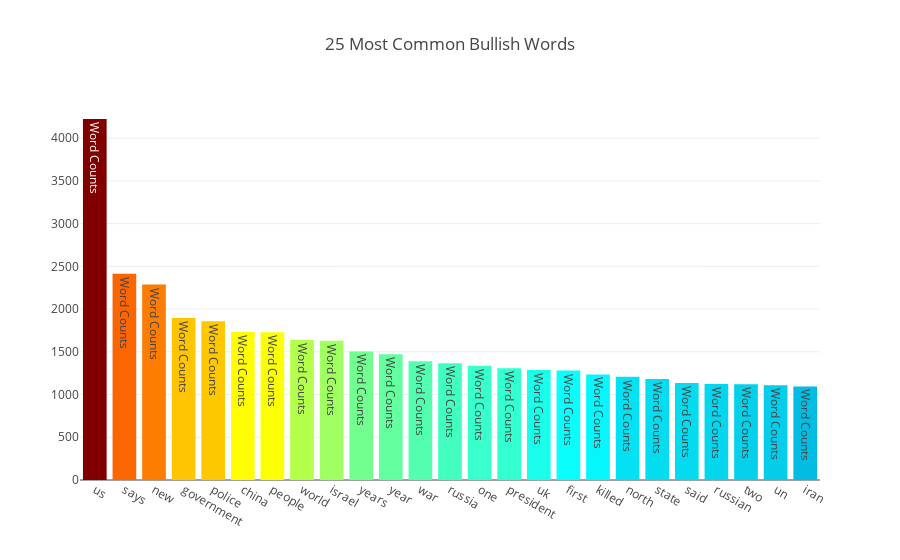

The cell this chart's notebook holds for it:
### Markdown cell above
### Bullish Set Word Frequencies

### Code cell
draw_word_frequencies(bullish_stop_words_free_data, '25 Most Common Bullish Words', 'bullish-most-common-freq')

### Figure 1 — Plotly figure (JSON) as saved in the notebook; plotly's stock layout.template omitted (floating-point values rounded to 4 significant figures)
{"data": [{"marker": {"color": [2287, 1896, 1857, 1733, 1728, 1639, 1629, 1505, 1470, 1390, 1365, 1336, 1307, 1288, 1280, 1235, 1207, 1183, 1134, 1124, 1119, 1109, 1095, 1086, 1051, 1040, 996, 981, 980, 946, 945, 933, 926, 918, 915, 904, 890, 878, 877, 868, 867, 867, 857, 842, 836, 835, 817, 814, 797, 795, 777, 775, 775, 764, 761, 734, 733, 713, 693, 674, 673, 672, 666, 665, 665, 664, 642, 641, 637, 630, 630, 625, 623, 622, 610, 609, 609, 605, 601, 594, 593, 592, 589, 589, 585, 579, 577, 577, 574, 569, 569, 568, 561, 559, 556, 553, 549, 548], "colorscale": "Jet"}, "text": "Word Counts", "type": "bar", "uid": "ef46e57e-306e-424a-b801-692c771eb092", "x": ["us", "says", "new", "government", "police", "china", "people", "world", "israel", "years", "year", "war", "russia", "one", "president", "uk", "first", "killed", "north", "state", "said", "russian", "two", "un", "iran"], "y": [4224, 2414, 2287, 1896, 1857, 1733, 1728, 1639, 1629, 1505, 1470, 1390, 1365, 1336, 1307, 1288, 1280, 1235, 1207, 1183, 1134, 1124, 1119, 1109, 1095]}], "layout": {"title": "25 Most Common Bullish Words"}}
